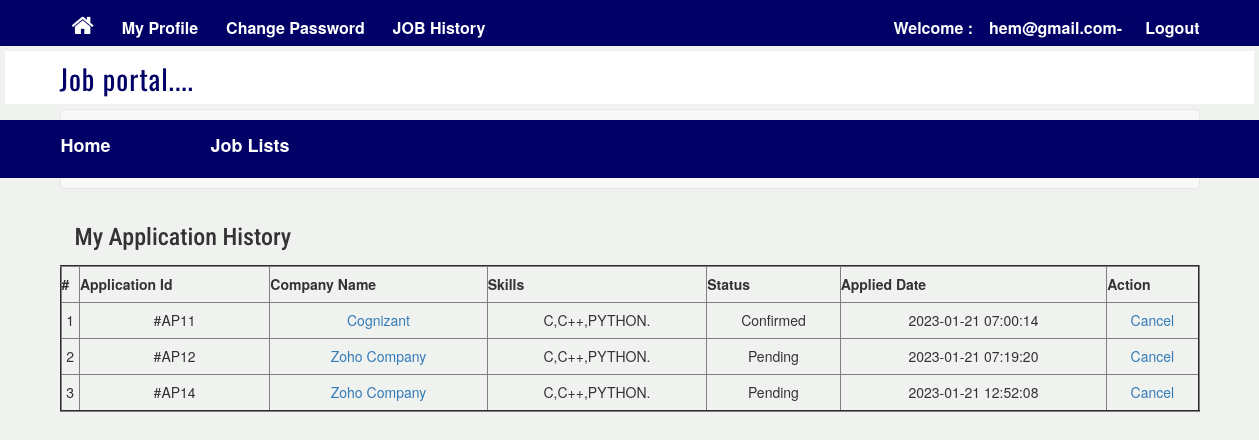
Screenshot of /job/job-history.php (signed in) with the database file from the repository.
### tables this page shows
CREATE TABLE `applied_job` (
  `AppliedId` int(11) NOT NULL,
  `Id` int(11) DEFAULT NULL,
  `UserEmail` varchar(100) DEFAULT NULL,
  `DOB` varchar(100) DEFAULT NULL,
  `ToDate` varchar(100) DEFAULT NULL,
  `reason` mediumtext DEFAULT NULL,
  `reason1` text NOT NULL,
  `RegDate` timestamp NULL DEFAULT current_timestamp(),
  `status` int(11) DEFAULT NULL,
  `withdraw` varchar(5) DEFAULT NULL,
  `UpdationDate` timestamp NULL DEFAULT NULL ON UPDATE current_timestamp()
);

CREATE TABLE `add_job` (
  `Id` int(11) NOT NULL,
  `companyName` varchar(200) NOT NULL,
  `jobType` varchar(150) NOT NULL,
  `jobLocation` varchar(100) NOT NULL,
  `salary` int(11) NOT NULL,
  `skills` varchar(255) DEFAULT NULL,
  `qualification` varchar(100) NOT NULL,
  `companyImage` varchar(100) NOT NULL,
  `Creationdate` timestamp NULL DEFAULT current_timestamp(),
  `UpdationDate` timestamp NULL DEFAULT NULL ON UPDATE current_timestamp()
);

### job/job-history.php (the view, shortened to what this page needs)
<?php
include('includes/config.php');
if(strlen($_SESSION['login'])==0)
	{
header('location:index.php');
}
else{
?>
<!DOCTYPE HTML>
<html>
<head>
<link href="css/bootstrap.css" rel='stylesheet' type='text/css' />
<link href="style.css" rel='stylesheet' type='text/css' />
<link href="css/font-awesome.css" rel="stylesheet">
<link href="css/animate.css" rel="stylesheet" type="text/css" media="all">
</head>
<body>
<div class="top-header">
<?php include('includes/header.php');?>
<div class="privacy">
	<div class="container">
		<h3 class="wow fadeInDown animated animated" data-wow-delay=".5s" style="visibility: visible; animation-delay: 0.5s; animation-name: fadeInDown;">My Application History</h3>
		<form name="chngpwd" method="post" onSubmit="return valid();">
	<p>
	<table  align="center" border="2" width="100%">
<tr>
<th>#</th>
<th>Application Id</th>
<th>Company Name</th>
<th>Skills</th>
<th>Status</th>
<th>Applied Date</th>
<th>Action</th>
</tr>
<?php
$uemail=$_SESSION['login'];;
$sql = "SELECT applied_job.AppliedId as id,applied_job.Id as pkgid,add_job.companyName as cname,applied_job.reason as reason,applied_job.status as status,applied_job.RegDate as regdate,applied_job.withdraw as withdraw,applied_job.UpdationDate as upddate from applied_job join add_job on add_job.Id=applied_job.Id where UserEmail=:uemail";
$query = $dbh->prepare($sql);
$query -> bindParam(':uemail', $uemail, PDO::PARAM_STR);
$query->execute();
$results=$query->fetchAll(PDO::FETCH_OBJ);
$cnt=1;
if($query->rowCount() > 0)
{
foreach($results as $result)
{	?>
<tr align="center">
<td><?php echo htmlentities($cnt);?></td>
<td>#AP<?php echo htmlentities($result->id);?></td>
<td><a href="job-details.php?pkgid=<?php echo htmlentities($result->pkgid);?>"><?php echo htmlentities($result->cname);?></a></td>
<td><?php echo htmlentities($result->reason);?></td>
<td><?php if($result->status==0)
{
echo "Pending";
}
if($result->status==1)
{
echo "Confirmed";
}
?></td>
<td><?php echo htmlentities($result->regdate);?></td>
<?php if($result->status==2)
{
	?><td>Cancelled</td>
<?php } else {?>
<td><a href="Job-history.php?apid=<?php echo htmlentities($result->id);?>" onclick="return confirm('Do you really want to cancel applied Job')" >Cancel</a></td>
<?php }?>
</tr>
<?php $cnt=$cnt+1; }} ?>
	</table>
			</p>
			</form>
	</div>
</div>
</body>
</html>
<?php } ?>

### job/style.css (style rules this page uses)
html, body { background: #f0f2f0; background-size: cover; }
h1,h2,h3,h4,h5,h6 { margin:0; font-family: 'Roboto Condensed', sans-serif; }
p { margin:0; }
.top-header { background:#000066; border-bottom: 0 none; height: 46px; line-height: 35px; }

### job/job-history.php (style rules this page uses)
.container h3 { margin:15px; }

### rows the page displays
applied_job: AppliedId "11", add_job.companyName "Cognizant", reason "C,C++,PYTHON.", status "Confirmed", RegDate "2023-01-21 07:00:14"
applied_job: AppliedId "12", add_job.companyName "Zoho Company", reason "C,C++,PYTHON.", status "Pending", RegDate "2023-01-21 07:19:20"
applied_job: AppliedId "14", add_job.companyName "Zoho Company", reason "C,C++,PYTHON.", status "Pending", RegDate "2023-01-21 12:52:08"

### other values shown
$_SESSION['login'] "hem@gmail.com"
